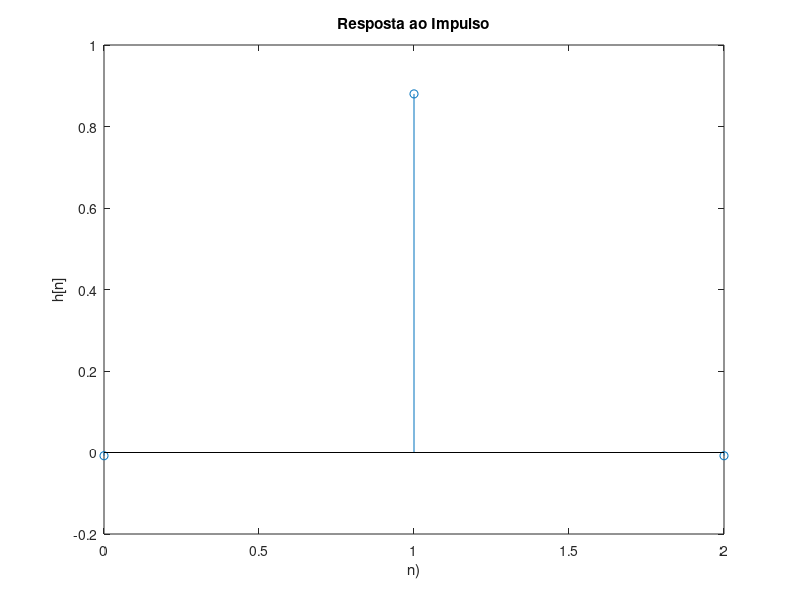
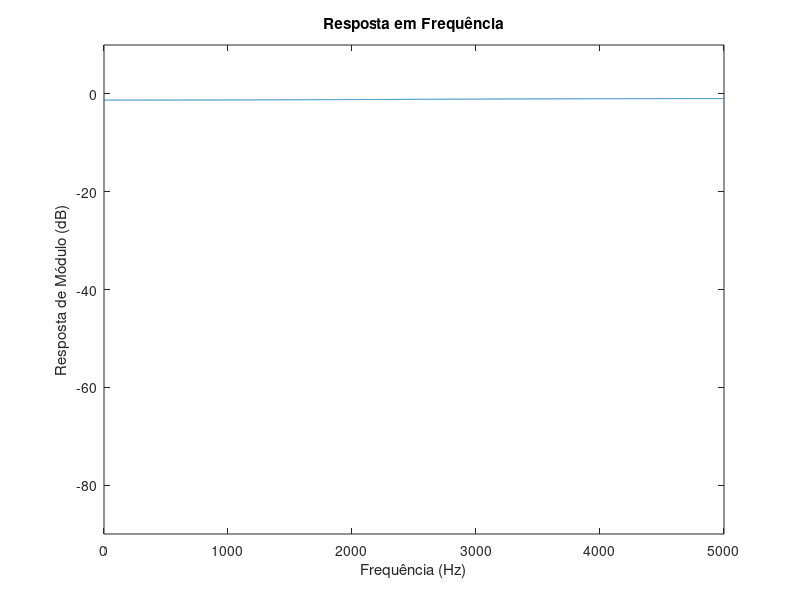

Source code (MATLAB) for these figures, in order:
% 2. Projete um filtro que satisfaça as especificações a seguir, usando a janela de Kaiser:
% a)
% • Ap = 1,0 dB
% • Ar = 40 dB
% • Ωp = 1000 rad/s
% • Ωr = 1200 rad/s
% • Ωs = 5000 rad/s

% _____________________________________
% b)
% • Ap = 1,0 dB
% • Ar = 40 dB
% • Ωr = 1000 rad/s
% • Ωp = 1200 rad/s
% • Ωs = 5000 rad/s

% _____________________________________
% c)
% • Ap = 1,0 dB
% • Ar = 80 dB
% • Ωr1 = 800 rad/s
% • Ωp1 = 1000 rad/s
% • Ωp2 = 1400 rad/s
% • Ωr2 = 1600 rad/s
% • Ωs = 10000 rad/s

Ap = 1;
Ar = 45;
Omega_r1 = 800;
Omega_p1 = 1000;
Omega_p2 = 1400;
Omega_r2 = 1600;
Omega_s = 10000;

delta_p = (10^(0.05*Ap) - 1)/(10^(0.05*Ap) + 1);
delta_r = 10^(-0.05*Ar);
F = [Omega_p1 Omega_r1 Omega_r2 Omega_p2];
A = [1 0 1];
ripples = [delta_p delta_r delta_p];
[M,Wn,beta,FILTYPE] = kaiserord(F,A,ripples,Omega_s);
kaiser_win = kaiser(M+1,beta);
h = fir1(M,Wn,FILTYPE,kaiser_win,'noscale');
figure(1)
stem(0:M,h)
ylabel('h[n]');
xlabel('n)');
title('Resposta ao Impulso');

[H,w]=freqz(h,1,2048,Omega_s);
figure(2)
plot(w,20*log10(abs(H)))
axis([0 Omega_s/2 -90 10])
ylabel('Resposta de Módulo (dB)');
xlabel('Frequência (Hz)');
title('Resposta em Frequência');



